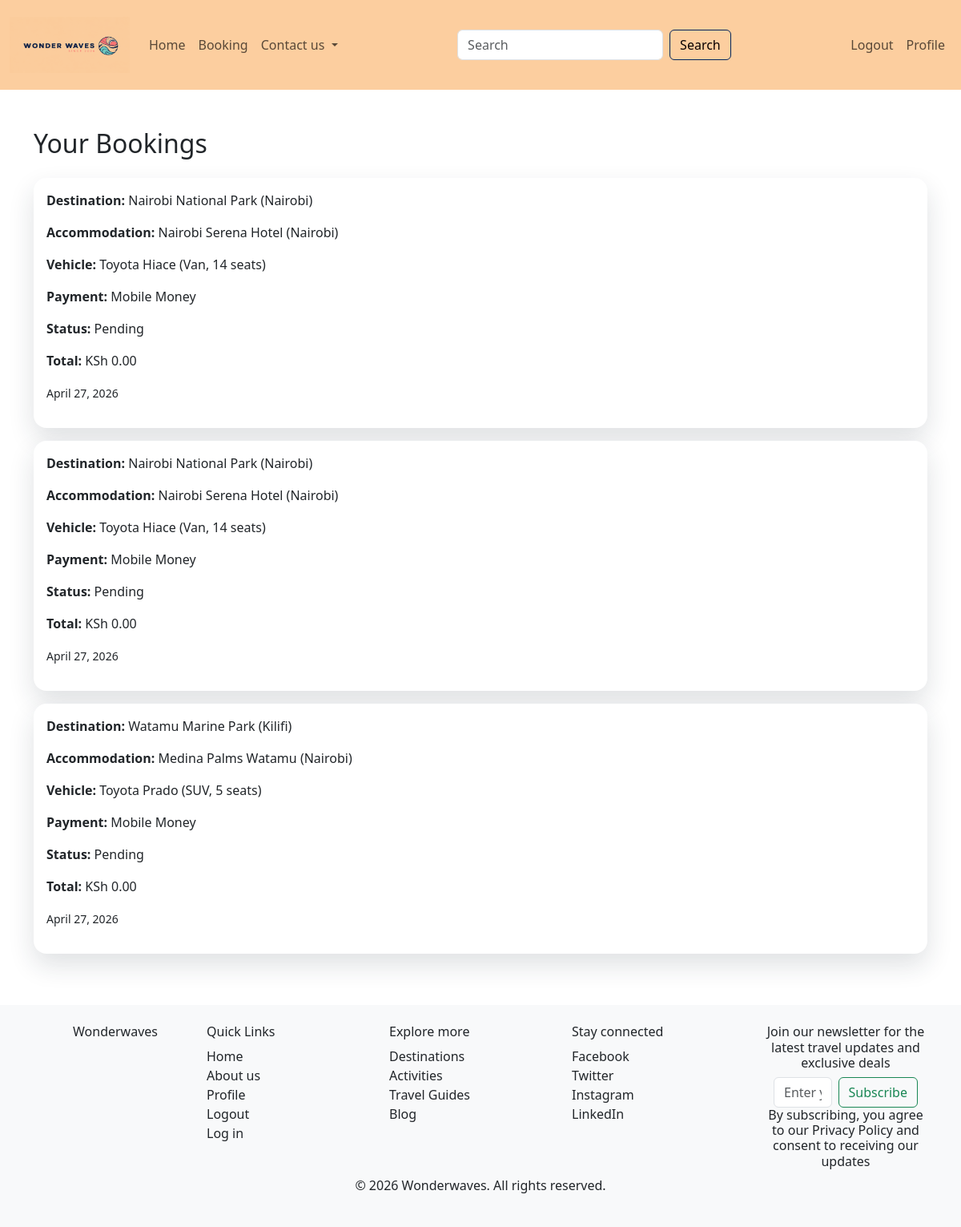
/bookings/receipts/ (signed in), run on the app's committed database.
### Bookings/models.py (models this page shows, shortened)
class Booking(models.Model):
    PAYMENT_METHODS = [
        ('card', 'Card'),
        ('mobile_money', 'Mobile Money'),
        ('bank_transfer', 'Bank Transfer'),
        ('cash', 'Cash'),
    ]
    BOOKING_STATUS = [
        ('pending', 'Pending'),
        ('confirmed', 'Confirmed'),
        ('cancelled', 'Cancelled'),
    ]
    user = models.ForeignKey(User, on_delete=models.CASCADE)
    destination = models.ForeignKey(Destination, on_delete=models.CASCADE)
    accommodation = models.ForeignKey(Accommodation, on_delete=models.CASCADE)
    vehicle = models.ForeignKey(Vehicle, on_delete=models.SET_NULL, null=True, blank=True)
    date = models.DateField()
    payment_method = models.CharField(max_length=20, choices=PAYMENT_METHODS, default='mobile_money')
    status = models.CharField(max_length=20, choices=BOOKING_STATUS, default='pending')
    total_price = models.DecimalField(max_digits=10, decimal_places=2, default=0)

class Destination(models.Model):
    DESTINATION_CATEGORIES = [
        ('coastal', 'Coastal'),
        ('safari', 'Safari'),
        ('historical', 'Historical Tour'),
        ('backpacking', 'Backpacking'),
    ]
    user = models.ForeignKey(User, on_delete=models.CASCADE)
    name = models.CharField(max_length=200)
    location = models.ForeignKey(Location, on_delete=models.CASCADE)
    category = models.CharField(max_length=20, choices=DESTINATION_CATEGORIES, default='coastal')
    description = models.TextField(blank=True)
    estimated_price = models.DecimalField(max_digits=10, decimal_places=2, default=0)
    image_url = models.URLField(blank=True)
    def __str__(self):
        return f"{self.name} ({self.location})"

class Location(models.Model):
    name = models.CharField(max_length=100)
    def __str__(self):
        return self.name

class Accommodation(models.Model):
    ACCOMMODATION_TYPES = [
        ('hotel', 'Hotel'),
        ('airbnb', 'Airbnb'),
    ]
    user = models.ForeignKey(User, on_delete=models.CASCADE)
    name = models.CharField(max_length=200)
    location = models.ForeignKey(Location, on_delete=models.CASCADE)
    type = models.CharField(max_length=10, choices=ACCOMMODATION_TYPES)
    price_per_night = models.DecimalField(max_digits=10, decimal_places=2)
    def __str__(self):
        return f"{self.name} ({self.location})"

class Vehicle(models.Model):
    VEHICLE_TYPES = [
        ('van', 'Van'),
        ('bus', 'Bus'),
        ('suv', 'SUV'),
    ]
    user = models.ForeignKey(User, on_delete=models.CASCADE)
    name = models.CharField(max_length=100)
    location = models.ForeignKey(Location, on_delete=models.CASCADE, null=True, blank=True)
    vehicle_type = models.CharField(max_length=20, choices=VEHICLE_TYPES)
    capacity = models.IntegerField()
    price_per_day = models.DecimalField(max_digits=10, decimal_places=2)
    def __str__(self):
        location = f" - {self.location}" if self.location else ""
        return f"{self.name}{location} ({self.get_vehicle_type_display()}, {self.capacity} seats)"

### Bookings/views.py (the view)
# urls.py: path('receipts/', views.receipts_view, name='receipts'),
@login_required
def receipts_view(request):
    bookings = Booking.objects.filter(user=request.user).order_by('-date')
    return render(request, 'Bookings/receipts.html', {'bookings': bookings})

### Bookings/templates/Bookings/receipts.html
{% extends 'planner/base.html' %}
{% block page_content %}
<div class="container py-5">
  <h2 class="mb-4">Your Bookings</h2>
  {% for booking in bookings %}
    <div class="card receipt-card mb-3 p-3">
      <p><strong>Destination:</strong> {{ booking.destination }}</p>
      <p><strong>Accommodation:</strong> {{ booking.accommodation }}</p>
      <p><strong>Vehicle:</strong> {{ booking.vehicle }}</p>
      <p><strong>Payment:</strong> {{ booking.get_payment_method_display }}</p>
      <p><strong>Status:</strong> {{ booking.get_status_display }}</p>
      <p><strong>Total:</strong> KSh {{ booking.total_price }}</p>
      <p><small>{{ booking.date }}</small></p>
    </div>
  {% empty %}
    <p>No bookings yet.</p>
  {% endfor %}
</div>
{% endblock %}

### planner/static/planner/css/main.css (style rules this page uses)
:root { --wonder-blue: #003b95; --wonder-blue-dark: #01255b; --beach-peach: #FCCE9F; --beach-peach-soft: #fff1df; --ink: #111827; --muted: #4b5563; }
html, body { margin: 0; padding: 0; }
body { min-height: 100vh; }
.wonder-card, .booking-form-card, .receipt-card, .destination-card, .info-card, .newsletter-panel, .update-card { border: 0; border-radius: 16px; box-shadow: 0 14px 32px rgba(31, 41, 55, 0.14); }
.receipt-card { border: 0; }

### data on the page
Booking: destination "Nairobi National Park (Nairobi)", accommodation "Nairobi Serena Hotel (Nairobi)", vehicle "Toyota Hiace (Van, 14 seats)", payment_method "Mobile Money", status "Pending", total_price "0.00", date "April 27, 2026"
Booking: destination "Nairobi National Park (Nairobi)", accommodation "Nairobi Serena Hotel (Nairobi)", vehicle "Toyota Hiace (Van, 14 seats)", payment_method "Mobile Money", status "Pending", total_price "0.00", date "April 27, 2026"
Booking: destination "Watamu Marine Park (Kilifi)", accommodation "Medina Palms Watamu (Nairobi)", vehicle "Toyota Prado (SUV, 5 seats)", payment_method "Mobile Money", status "Pending", total_price "0.00", date "April 27, 2026"
